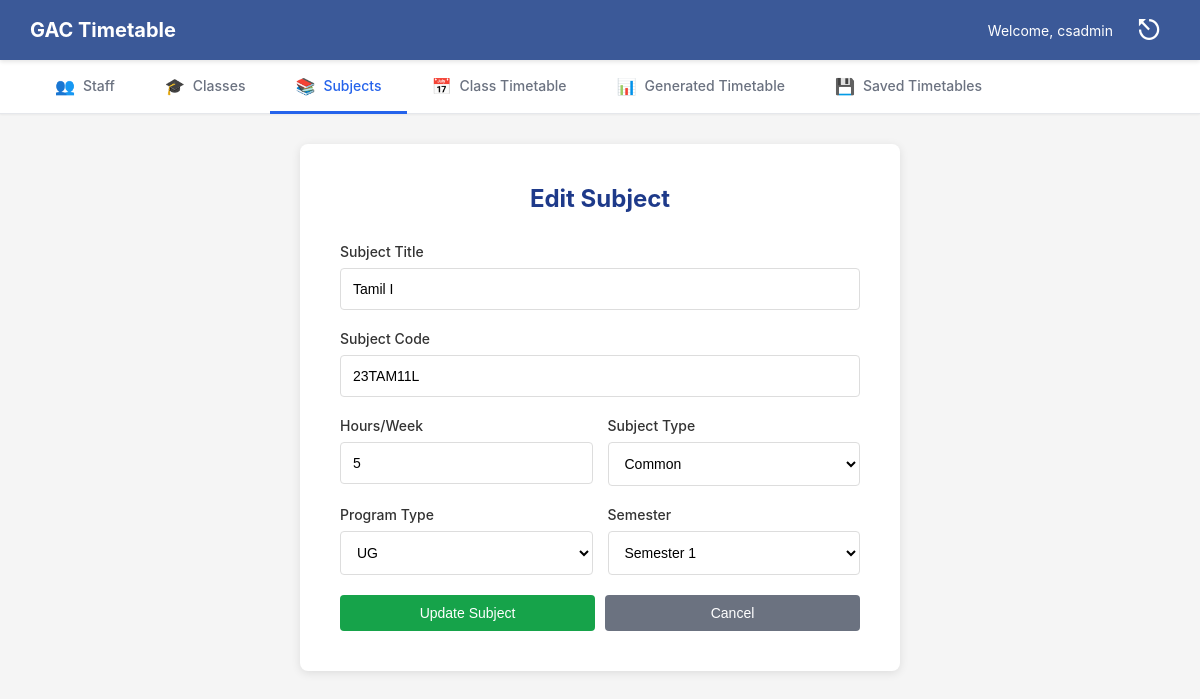
Screenshot of /Subject/subject_edit.php?id=1 (signed in) with the database file from the repository.
### tables this page shows
CREATE TABLE `subjects` (
  `id` int(11) NOT NULL,
  `title` varchar(150) DEFAULT NULL,
  `sub_code` varchar(50) DEFAULT NULL,
  `hours_per_week` int(11) DEFAULT NULL,
  `semester` int(11) DEFAULT NULL,
  `type` varchar(50) DEFAULT NULL,
  `program` enum('UG','PG') NOT NULL DEFAULT 'UG',
  `year` int(11) NOT NULL DEFAULT 1,
  `sort_order` int(11) DEFAULT 0,
  `is_allocated` tinyint(1) NOT NULL DEFAULT 1
);

### Subject/subject_edit.php (the view, shortened to what this page needs)
<?php
$conn = getConnection();
$id = isset($_GET['id']) ? intval($_GET['id']) : 0;
$result = $conn->query("SELECT * FROM subjects WHERE id = $id");
$subject = $result->fetch_assoc();
?>
<!DOCTYPE html>
<html lang="en">
<head>
    <link rel="stylesheet" href="../Assets/css/style.css?v=2.1">
</head>
<body>
    <nav class="navbar">
        <div class="nav-brand">GAC Timetable</div>
        <div class="nav-user">
            Welcome,
            <?php echo htmlspecialchars($_SESSION['user_name']); ?>
            <a href="../Logout/logout.php" class="logout-icon">⎋</a>
        </div>
    </nav>
    <div class="tabs">
        <a href="../Staff/staff.php" class="tab">
            <span class="tab-icon">👥</span> Staff
        </a>
        <a href="../Class/class.php" class="tab">
            <span class="tab-icon">🎓</span> Classes
        </a>
        <a href="subject.php" class="tab active">
            <span class="tab-icon">📚</span> Subjects
        </a>
        <a href="../Generate_Timetable/redirect_timetable.php" class="tab">
            <span class="tab-icon">📅</span> Class Timetable
        </a>
        <a href="../Generate_Timetable/generated_timetable_view.php" class="tab">
            <span class="tab-icon">📊</span> Generated Timetable
        </a>
        <a href="../SavedTimetable/saved_timetable.php" class="tab">
            <span class="tab-icon">💾</span> Saved Timetables
        </a>
    </div>
    <div class="content">
        <div class="login-box" style="max-width: 600px; margin: 0 auto;">
            <h1>Edit Subject</h1>
            <form action="subject_edit.php?id=<?php echo $id; ?>" method="POST">
                <div class="form-group">
                    <label for="title">Subject Title</label>
                    <input type="text" id="title" name="title"
                        value="<?php echo htmlspecialchars($subject['title']); ?>" required>
                </div>
                <div class="form-group">
                    <label for="sub_code">Subject Code</label>
                    <input type="text" id="sub_code" name="sub_code"
                        value="<?php echo htmlspecialchars($subject['sub_code']); ?>" required>
                </div>
                <div class="form-row">
                    <div class="form-group">
                        <label for="hours_per_week">Hours/Week</label>
                        <input type="number" id="hours_per_week" name="hours_per_week"
                            value="<?php echo $subject['hours_per_week']; ?>" min="1" required>
                    </div>
                    <div class="form-group">
                        <label for="type">Subject Type</label>
                        <select id="type" name="type" required>
                            <option value="Common" <?php echo $subject['type'] == 'Common' ? 'selected' : ''; ?>>Common
                            </option>
                        </select>
                    </div>
                </div>
                <div class="form-row">
                    <div class="form-group">
                        <label for="program">Program Type</label>
                        <select id="program" name="program" onchange="updateSemesters()" required>
                            <option value="UG" <?php echo $subject['program'] == 'UG' ? 'selected' : ''; ?>>UG</option>
                        </select>
                    </div>
                    <div class="form-group">
                        <label for="semester">Semester</label>
                        <select id="semester" name="semester" required>
                        </select>
                    </div>
                </div>
                <div style="display: flex; gap: 10px;">
                    <button type="submit" class="btn btn-success" style="flex: 1;">Update Subject</button>
                    <button type="button" class="btn btn-secondary" style="flex: 1;"
                        onclick="window.location.href='subject.php'">Cancel</button>
                </div>
            </form>
        </div>
    </div>
</body>
</html>

### Assets/css/style.css (style rules this page uses)
* { margin: 0; padding: 0; box-sizing: border-box; }
body { font-family: -apple-system, BlinkMacSystemFont, "Segoe UI", Roboto, "Helvetica Neue", Arial, sans-serif; background-color: #f5f5f5; color: #333; }
.login-box { background: white; padding: 40px; border-radius: 8px; box-shadow: 0 2px 10px rgba(0, 0, 0, 0.1); width: 100%; max-width: 400px; }
.login-box h1 { color: #1e3a8a; margin-bottom: 30px; text-align: center; font-size: 24px; }
.form-row { display: grid; grid-template-columns: 1fr 1fr; gap: 15px; }
.form-group { margin-bottom: 20px; }
.form-group label { display: block; margin-bottom: 8px; color: #333; font-weight: 500; font-size: 14px; }
.form-group input { width: 100%; padding: 12px; border: 1px solid #ddd; border-radius: 4px; font-size: 14px; }
.form-group select { width: 100%; padding: 12px; border: 1px solid #ddd; border-radius: 4px; font-size: 14px; background-color: white; }
.btn { padding: 10px 20px; border: none; border-radius: 4px; cursor: pointer; font-size: 14px; font-weight: 500; transition: all 0.3s; text-decoration: none; display: inline-block; }
.btn-success { background-color: #16a34a; color: white; }
.btn-secondary { background-color: #6b7280; color: white; }
form .btn-primary, form .btn-success { width: 100%; }
.navbar { background-color: #3b5998; color: white; padding: 15px 30px; display: flex; justify-content: space-between; align-items: center; box-shadow: 0 2px 4px rgba(0, 0, 0, 0.1); position: fixed; top: 0; left: 0; width: 100%; height: 60px; z-index: 1000; }
.nav-brand { font-size: 20px; font-weight: bold; }
.nav-user { display: flex; align-items: center; gap: 15px; font-size: 14px; }
.logout-icon { color: white; text-decoration: none; font-size: 28px; display: inline-block; width: 42px; height: 42px; text-align: center; line-height: 42px; border-radius: 6px; transition: background-color 0.3s; }
.tabs { background-color: white; display: flex; border-bottom: 1px solid #e5e7eb; padding: 0 30px; box-shadow: 0 1px 2px rgba(0, 0, 0, 0.05); position: fixed; top: 60px; left: 0; width: 100%; height: 54px; z-index: 999; }
.tab { padding: 15px 25px; text-decoration: none; color: #6b7280; border-bottom: 3px solid transparent; transition: all 0.3s; display: flex; align-items: center; gap: 8px; font-weight: 500; font-size: 14px; position: relative; margin-bottom: -1px; }
.tab-icon { font-size: 16px; }
.tab.active { color: #2563eb; border-bottom: 3px solid #2563eb; }
.content { padding: 30px; padding-top: 144px; max-width: 1400px; margin: 0 auto; }

### rows the page displays
subjects: title "Tamil I", sub_code "23TAM11L", hours_per_week "5", type "Common", program "UG"

### other values shown
$_SESSION['user_name'] "csadmin"
